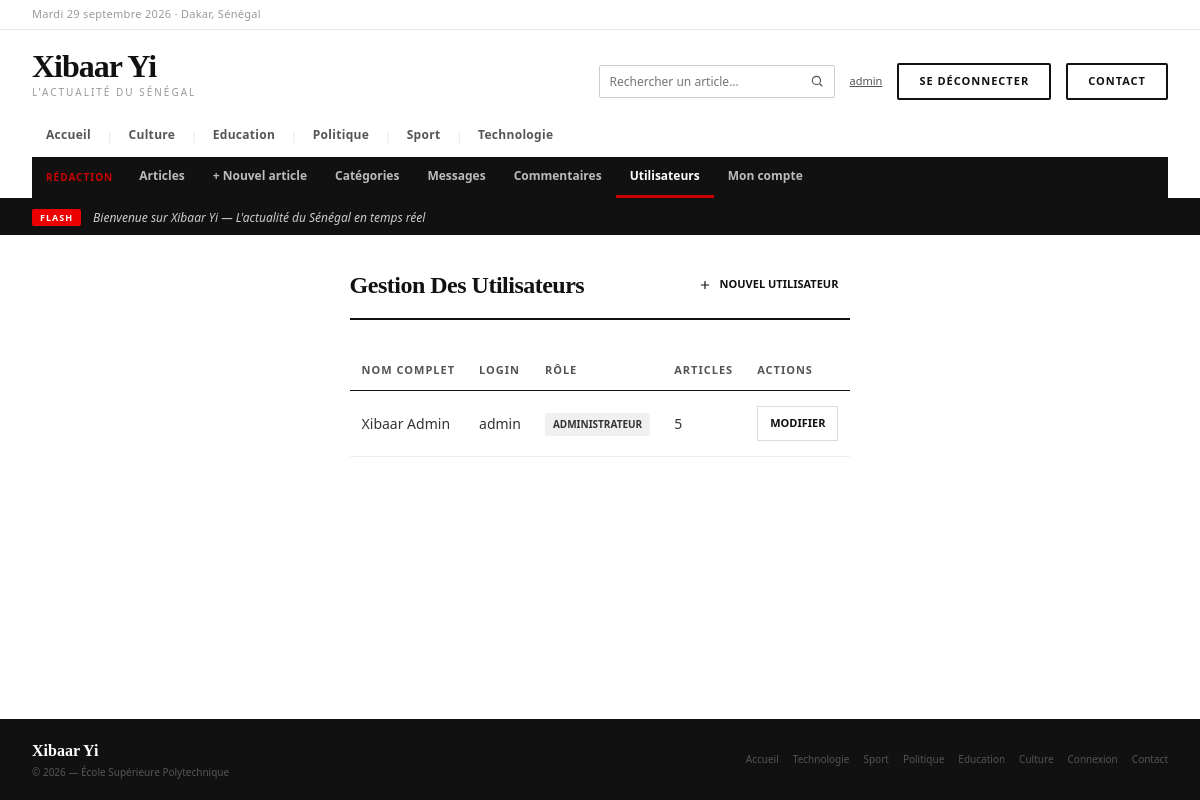
/admin/utilisateurs/liste.php (signed in), run on the app's committed database.
### tables this page shows
CREATE TABLE IF NOT EXISTS categories (
    id  INT AUTO_INCREMENT PRIMARY KEY,
    nom VARCHAR(100) NOT NULL UNIQUE
);

CREATE TABLE IF NOT EXISTS utilisateurs (
    id           INT AUTO_INCREMENT PRIMARY KEY,
    nom          VARCHAR(100) NOT NULL,
    prenom       VARCHAR(100) NOT NULL,
    email        VARCHAR(150),
    telephone    VARCHAR(30),
    login        VARCHAR(50)  NOT NULL UNIQUE,
    mot_de_passe VARCHAR(255) NOT NULL,
    role         ENUM('editeur', 'administrateur') NOT NULL DEFAULT 'editeur'
);

### includes/config.php (called while the page is built, shortened)
<?php
function url($chemin = '')
{
    return BASE_URL . '/' . ltrim($chemin, '/');
}

### public/admin/utilisateurs/liste.php (the view, shortened to what this page needs)
<?php
require_once __DIR__ . '/../../../includes/auth.php';
$stmt = $pdo->query("
    SELECT u.*, COUNT(a.id) AS nb_articles
    FROM utilisateurs u
    LEFT JOIN articles a ON a.id_auteur = u.id
    GROUP BY u.id
    ORDER BY u.nom ASC
");
$utilisateurs = $stmt->fetchAll(PDO::FETCH_ASSOC);
include __DIR__ . '/../../../includes/entete.php';
?>
<div style="max-width:1100px; margin:32px auto; padding:0 24px;">
    <div class="page-header">
    <h1 class="page-title">Gestion des utilisateurs</h1>
    <a href="<?= url('admin/utilisateurs/ajouter.php') ?>" class="btn btn-primary">
        <svg width="14" height="14" viewBox="0 0 24 24" fill="none" stroke="currentColor" stroke-width="2">
            <path d="M12 5v14M5 12h14"/>
        </svg>
        Nouvel utilisateur
    </a>
    </div>
    <table class="table">
        <thead>
            <tr>
                <th>Nom complet</th>
                <th>Login</th>
                <th>Rôle</th>
                <th>Articles</th>
                <th>Actions</th>
            </tr>
        </thead>
        <tbody>
            <?php foreach ($utilisateurs as $u): ?>
            <tr>
                <td><?= htmlspecialchars($u['prenom'] . ' ' . $u['nom']) ?></td>
                <td><?= htmlspecialchars($u['login']) ?></td>
                <td>
                    <span class="badge"><?= htmlspecialchars($u['role']) ?></span>
                </td>
                <td><?= (int) $u['nb_articles'] ?></td>
                <td style="display:flex; gap:8px;">
                    <a href="<?= url('admin/utilisateurs/modifier.php') ?>?id=<?= $u['id'] ?>" class="btn btn-secondary">
                        Modifier
                    </a>
                </td>
            </tr>
            <?php endforeach; ?>
        </tbody>
    </table>
</div>
<?php include __DIR__ . '/../../../includes/pied.php'; ?>

### includes/entete.php (shortened to what this page needs)
<?php
require_once __DIR__ . '/config.php';
?>
<!DOCTYPE html>
<html lang="fr">
<head>
    <link rel="stylesheet" href="<?= url('assets/css/style.css') ?>">
</head>
<body>
<div class="site">
    <div class="topbar">
        <div class="topbar-date">
            <?php
            $jours_fr = ['Monday'=>'Lundi','Tuesday'=>'Mardi','Wednesday'=>'Mercredi','Thursday'=>'Jeudi','Friday'=>'Vendredi','Saturday'=>'Samedi','Sunday'=>'Dimanche'];
            $mois_fr = ['January'=>'janvier','February'=>'février','March'=>'mars','April'=>'avril','May'=>'mai','June'=>'juin','July'=>'juillet','August'=>'août','September'=>'septembre','October'=>'octobre','November'=>'novembre','December'=>'décembre'];
            $nom_jour = $jours_fr[date('l')] ?? date('l');
            $nom_mois = $mois_fr[date('F')]  ?? date('F');
            echo $nom_jour . ' ' . date('j') . ' ' . $nom_mois . ' ' . date('Y') . ' · Dakar, Sénégal';
            ?>
        </div>
    </div>
    <div class="header">
        <div class="header-main">
            <a href="<?= url('index.php') ?>" style="text-decoration:none;">
                <div class="logo-wordmark">Xibaar Yi</div>
                <div class="logo-tagline">L'actualité du Sénégal</div>
            </a>
            <div class="header-actions">
                <form method="GET" action="<?= url('index.php') ?>" class="recherche" role="search">
                    <input type="search" name="q" placeholder="Rechercher un article..." aria-label="Rechercher un article"
                           value="<?= htmlspecialchars($_GET['q'] ?? '', ENT_QUOTES, 'UTF-8') ?>">
                    <button type="submit" aria-label="Lancer la recherche">
                        <svg width="14" height="14" viewBox="0 0 24 24" fill="none" stroke="currentColor" stroke-width="2"><circle cx="11" cy="11" r="7"/><path d="M21 21l-4.3-4.3"/></svg>
                    </button>
                </form>
                <?php if (isset($_SESSION['user_role'])) : ?>
                    <a href="<?= url('admin/compte.php') ?>" class="lien-compte" title="Mon compte">
                        <?php echo htmlspecialchars($_SESSION['user_login'], ENT_QUOTES, 'UTF-8'); ?>
                    </a>
                    <a href="<?= url('deconnexion.php') ?>" class="btn-cnx">Se déconnecter</a>
                <?php else : ?>
                    <a href="<?= url('connexion.php') ?>" class="btn-cnx">Se connecter</a>
                <?php endif; ?>
                <a href="<?= url('contact.php') ?>" class="btn-cnx">Contact</a>
            </div>
        </div>
        <nav class="nav-cats">
            <?php $active_all = (basename($_SERVER['SCRIPT_NAME'] ?? '') === 'index.php' && empty($_GET['categorie'])) ? 'active' : ''; ?>
            <a href="<?= url('index.php') ?>" class="<?php echo $active_all; ?>">Accueil</a>
            <?php
            if (isset($pdo)) {
                $stmt_nav = $pdo->query("SELECT id, nom FROM categories ORDER BY nom ASC");
                while ($cat = $stmt_nav->fetch(PDO::FETCH_ASSOC)) {
                    $nom = $cat['nom'];
                    $is_active = (isset($_GET['categorie']) && $_GET['categorie'] === $nom) ? 'active' : '';
                    echo '<span class="sep">|</span>';
                    echo '<a href="' . url('index.php') . '?categorie=' . urlencode($nom) . '" class="' . $is_active . '">';
                    echo htmlspecialchars($nom);
                    echo '</a>';
                }
            }
            ?>
        </nav>
        <?php if (in_array($_SESSION['user_role'] ?? '', ['editeur', 'administrateur'], true)) : ?>
            <?php
            $page_admin = $_SERVER['SCRIPT_NAME'] ?? '';
            $liens_admin = [
                'admin/articles/liste.php'     => 'Articles',
                'admin/articles/ajouter.php'   => '+ Nouvel article',
                'admin/categories/liste.php'   => 'Catégories',
                'admin/messages/liste.php'     => 'Messages',
                'admin/commentaires/liste.php' => 'Commentaires',
            ];
            if ($_SESSION['user_role'] === 'administrateur') {
                $liens_admin['admin/utilisateurs/liste.php'] = 'Utilisateurs';
            }
            $liens_admin['admin/compte.php'] = 'Mon compte';
            $lien_actif = null;
            foreach ($liens_admin as $chemin => $libelle) {
                if (substr($page_admin, -strlen($chemin)) === $chemin) {
                    $lien_actif = $chemin;
                }
            }
            ?>
            <nav class="nav-admin">
                <span class="nav-admin-titre">Rédaction</span>
                <?php foreach ($liens_admin as $chemin => $libelle) : ?>
                    <a href="<?= url($chemin) ?>" class="<?= $chemin === $lien_actif ? 'active' : '' ?>">
                        <?= $libelle ?>
                    </a>
                <?php endforeach; ?>
            </nav>
        <?php endif; ?>
    </div>
    <div class="ticker">
        <div class="ticker-label">FLASH</div>
        <div class="ticker-text">Bienvenue sur Xibaar Yi — L'actualité du Sénégal en temps réel</div>
    </div>

### public/assets/css/style.css (style rules this page uses)
* { margin: 0; padding: 0; box-sizing: border-box; }
body { font-family: 'Segoe UI', system-ui, sans-serif; background: #fff; color: #111; font-size: 16px; line-height: 1.5; }
a { color: inherit; text-decoration: none; }
.site { background: #fff; overflow: hidden; }
.topbar { background: #fff; border-bottom: 1px solid #e8e8e8; padding: 6px 32px; display: flex; align-items: center; justify-content: space-between; }
.topbar-date { font-size: 11px; color: #999; letter-spacing: 0.3px; }
.header { background: #fff; padding: 20px 32px 0; border-bottom: 3px solid #111; }
.header-main { display: flex; align-items: flex-end; justify-content: space-between; padding-bottom: 14px; }
.logo-wordmark { font-family: Georgia, serif; font-size: 32px; font-weight: 700; color: #111; letter-spacing: -1px; line-height: 1; }
.logo-tagline { font-size: 10px; color: #999; letter-spacing: 2px; text-transform: uppercase; margin-top: 3px; }
.header-actions { display: flex; align-items: center; gap: 15px; }
.nav-cats { display: flex; align-items: center; overflow-x: auto; padding-top: 2px; gap: 0; }
.nav-cats a { font-size: 12px; font-weight: 600; color: #555; padding: 10px 14px; text-decoration: none; border-bottom: 3px solid transparent; white-space: nowrap; letter-spacing: 0.3px; transition: color 0.15s; }
.nav-cats .sep { color: #ddd; padding: 0 2px; font-size: 10px; }
.ticker { background: #111; padding: 8px 32px; display: flex; align-items: center; gap: 12px; }
.ticker-label { background: #e00; color: #fff; font-size: 9px; font-weight: 700; padding: 2px 8px; border-radius: 2px; letter-spacing: 1px; flex-shrink: 0; }
.ticker-text { font-size: 12px; color: #ccc; font-style: italic; }
.btn-cnx { background: #fff; color: #111; font-size: 11px; font-weight: 600; padding: 8px 18px; border-radius: 2px; border: 1px solid #ccc; letter-spacing: 0.5px; cursor: pointer; transition: border-color 0.15s; }
body { min-height: 100vh; display: flex; flex-direction: column; }
.site { flex: 1; display: flex; flex-direction: column; }
.btn-cnx { display: inline-block; padding: 8px 20px; font-size: 11px; font-weight: 700; text-transform: uppercase; letter-spacing: 1px; border: 2px solid #111; background-color: #fff; color: #111; text-decoration: none; cursor: pointer; transition: all 0.3s ease; }
.page-header { display: flex; justify-content: space-between; align-items: center; gap:20px; border-bottom: 2px solid #111; padding-bottom: 15px; margin-bottom: 30px; }
.page-title { font-family: Georgia, serif; font-size: 24px; font-weight: 700; color: #111; letter-spacing: -0.5px; text-transform: capitalize; }
.table { width: 100%; border-collapse: collapse; margin-bottom: 50px; }
.table th { text-align: left; padding: 12px; font-size: 11px; text-transform: uppercase; letter-spacing: 1px; border-bottom: 1px solid #111; color: #555; }
.table td { padding: 15px 12px; border-bottom: 1px solid #eee; font-size: 14px; color: #333; }
.badge { display: inline-block; padding: 4px 8px; background: #f0f0f0; font-size: 10px; font-weight: 700; text-transform: uppercase; border-radius: 2px; }
.btn { display: inline-flex; align-items: center; gap: 6px; padding: 8px 12px; font-size: 11px; font-weight: 700; text-transform: uppercase; text-decoration: none; transition: 0.2s; }
.btn-primary { display: inline-flex; align-items: center; gap: 8px; background: #fff; color:#111; }
.btn-secondary { background-color: #fff; border: 1px solid #ddd; color: #111; }
.nav-admin { display: flex; align-items: center; overflow-x: auto; background: #111; padding: 0 8px; }
.nav-admin-titre { font-size: 10px; font-weight: 700; color: #cc0000; text-transform: uppercase; letter-spacing: 1px; padding: 0 12px 0 6px; white-space: nowrap; }
.nav-admin a { font-size: 12px; font-weight: 600; color: #bbb; padding: 10px 14px; text-decoration: none; white-space: nowrap; border-bottom: 3px solid transparent; }
.nav-admin a.active { color: #fff; border-bottom-color: #cc0000; }
.recherche { display: flex; align-items: stretch; border: 1px solid #ccc; border-radius: 2px; background: #fff; }
.recherche input { border: none; outline: none; padding: 7px 10px; font-size: 12px; font-family: inherit; width: 200px; background: transparent; }
.recherche button { border: none; background: none; padding: 0 10px; cursor: pointer; color: #555; display: flex; align-items: center; }
.lien-compte { font-size: 11px; color: #555; text-decoration: underline; }

### data on the page
categories: nom "Culture"
categories: nom "Education"
categories: nom "Politique"
categories: nom "Sport"
categories: nom "Technologie"
utilisateurs: prenom+nom "Xibaar Admin", login "admin", role "ADMINISTRATEUR", nb_articles "5"

### other printed values
$_SESSION['user_login'] "admin"
$libelle "Articles"
$libelle "+ Nouvel article"
$libelle "Catégories"
$libelle "Messages"
$libelle "Commentaires"
$libelle "Utilisateurs"
$libelle "Mon compte"
